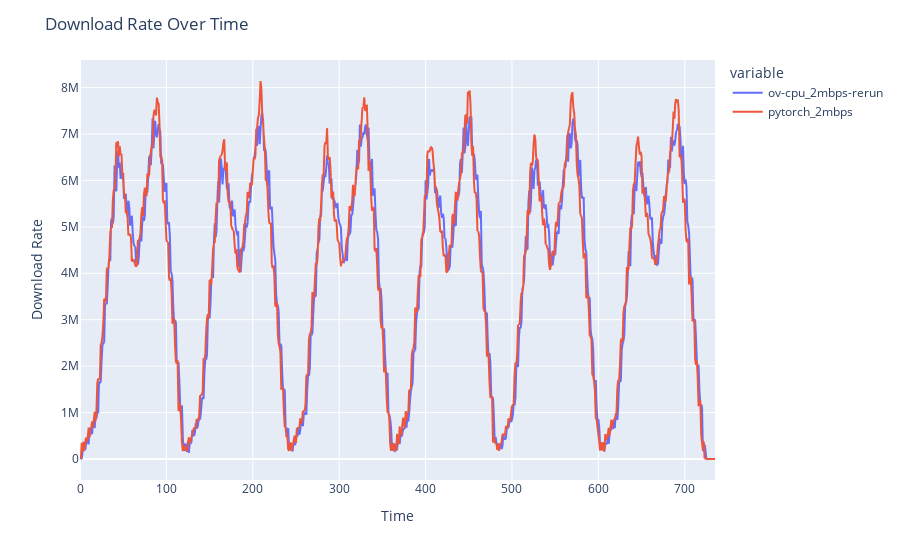

This figure's notebook cell:
### Code cell
import os
import difflib
import pandas as pd
import plotly.express as px
from utils.header_cleaner import *

def calculate_yolo_input_rate(dataframe):
    cleaned_df = dataframe.copy()
    cleaned_df.sort_values(by="timestamp", inplace=True)
    target_word = 'kafka_server_brokertopicmetrics_bytesin_total yolo_input'
    closest_matches = difflib.get_close_matches(target_word, cleaned_df.columns, n=6, cutoff=0.05)
    cleaned_df['total_yolo_input'] = cleaned_df[closest_matches].sum(axis=1)
    ts = cleaned_df["timestamp"]
    interval = ts[1] - ts[0]
    cleaned_df['yolo_input_rate'] = cleaned_df['total_yolo_input'].diff() / interval
    new_df = pd.DataFrame()
    new_df.index = ts
    new_df['yolo_input_rate'] = cleaned_df['yolo_input_rate']
    return  cleaned_df['yolo_input_rate']

download_rate = {}

for key in prom_data_paths.keys():
    path = prom_data_paths[key] + "/" + "intermediate/full.feather"
    download_rate[key] = calculate_yolo_input_rate(read_feather_cached(path))
    # concatenated_df = pd.concat([clean_and_calculate_downloadrate(read_feather_cached(x)) for x in paths], axis=0)

yolo_input_df = pd.DataFrame.from_dict(download_rate)
# download_rate_df = pd.concat(download_rate.values(), axis=1)

fig_download_rate = px.line(yolo_input_df, x=yolo_input_df.index, y=yolo_input_df.columns)
fig_download_rate.update_layout(title='Download Rate Over Time', xaxis_title='Time', yaxis_title='Download Rate')
fig_download_rate.show()

### Figure 1 — Plotly figure (JSON) as saved in the notebook; plotly's stock layout.template omitted (floating-point values rounded to 4 significant figures; data arrays with more than 128 entries replaced by an {"elided": "..."} marker saying what was removed)
{"data": [{"hovertemplate": "variable=ov-cpu_2mbps-rerun<br>index=%{x}<br>value=%{y}<extra></extra>", "legendgroup": "ov-cpu_2mbps-rerun", "line": {"color": "#636efa", "dash": "solid"}, "marker": {"symbol": "circle"}, "mode": "lines", "name": "ov-cpu_2mbps-rerun", "showlegend": true, "x": {"elided": "736 int values"}, "xaxis": "x", "y": {"elided": "736 float values"}, "yaxis": "y", "type": "scattergl"}, {"hovertemplate": "variable=pytorch_2mbps<br>index=%{x}<br>value=%{y}<extra></extra>", "legendgroup": "pytorch_2mbps", "line": {"color": "#EF553B", "dash": "solid"}, "marker": {"symbol": "circle"}, "mode": "lines", "name": "pytorch_2mbps", "showlegend": true, "x": {"elided": "736 int values"}, "xaxis": "x", "y": {"elided": "736 float values"}, "yaxis": "y", "type": "scattergl"}], "layout": {"xaxis": {"anchor": "y", "domain": [0.0, 1.0], "title": {"text": "Time"}}, "yaxis": {"anchor": "x", "domain": [0.0, 1.0], "title": {"text": "Download Rate"}}, "legend": {"title": {"text": "variable"}, "tracegroupgap": 0}, "margin": {"t": 60}, "title": {"text": "Download Rate Over Time"}}}
